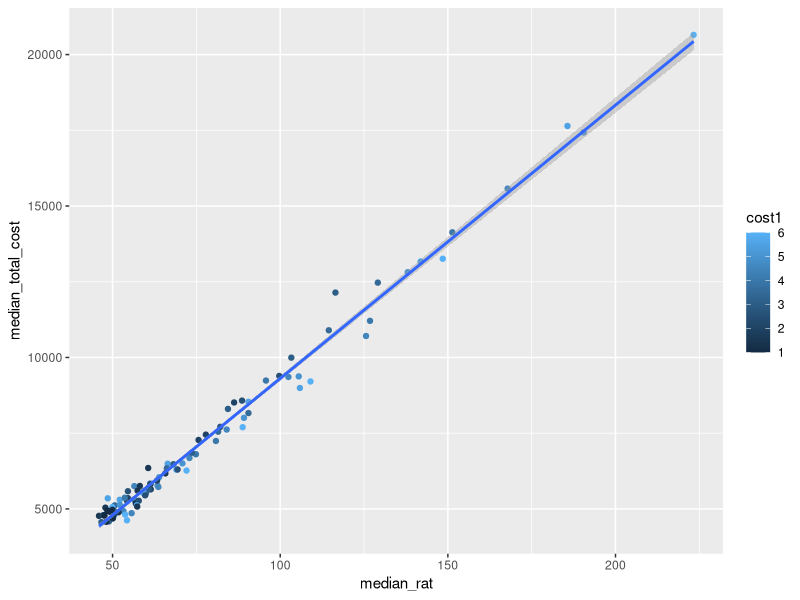
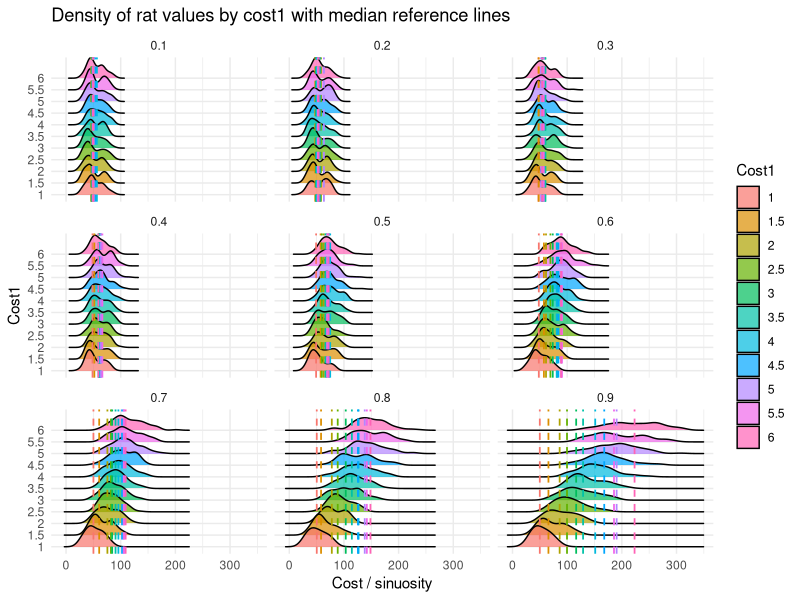
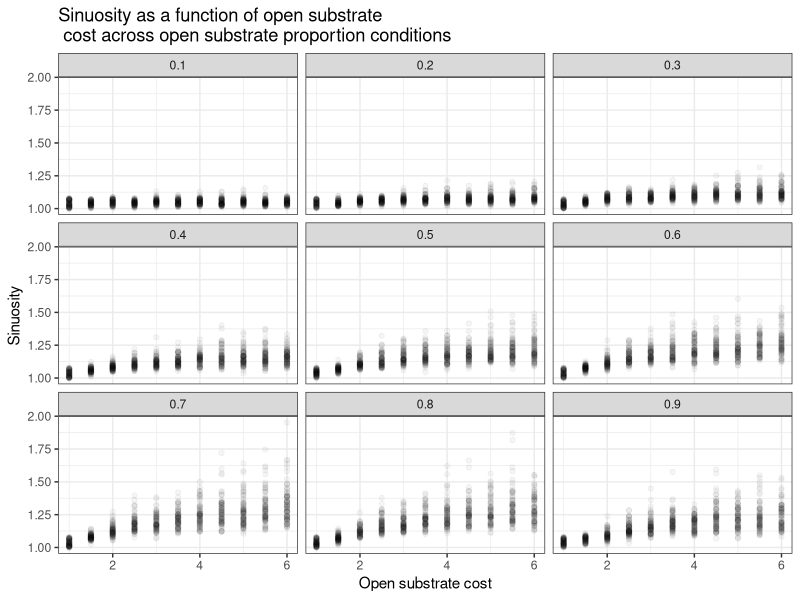
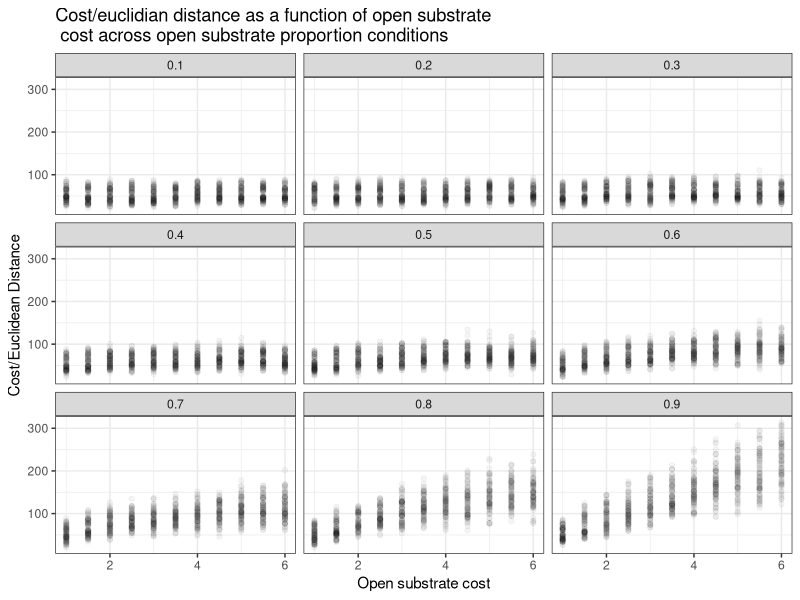
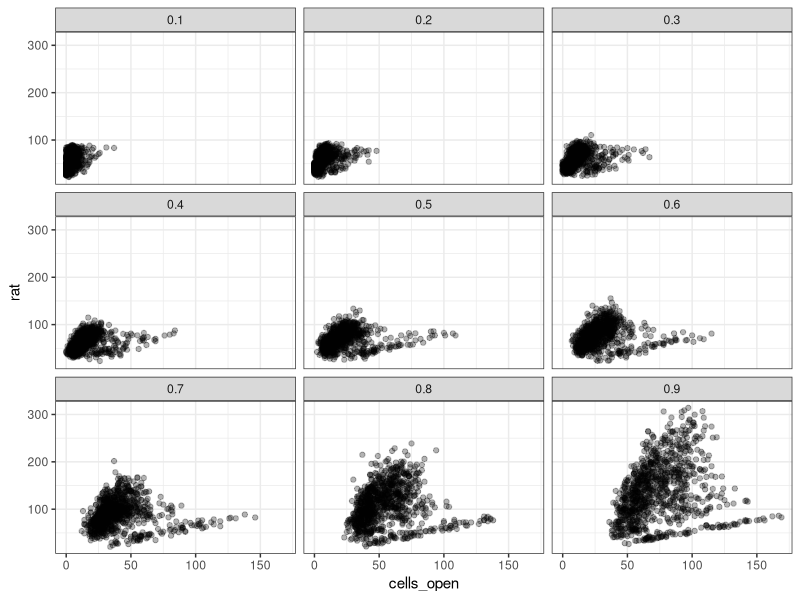
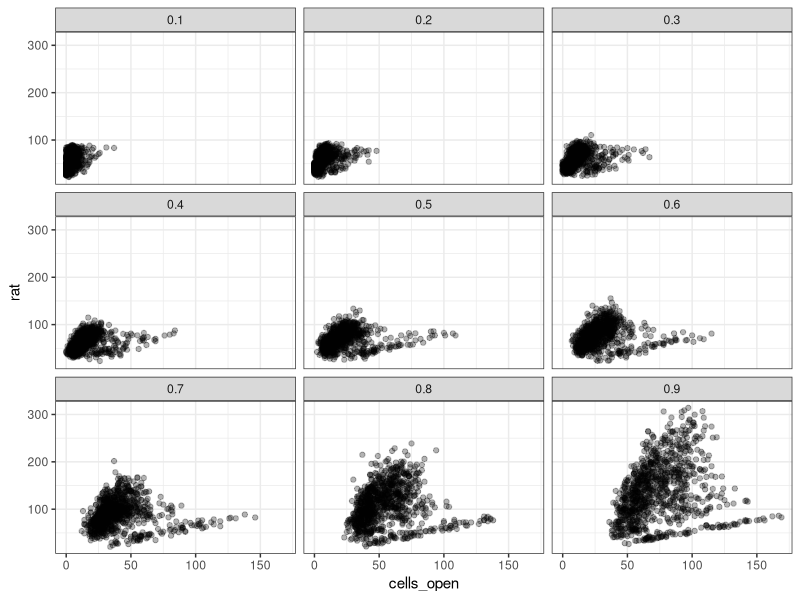
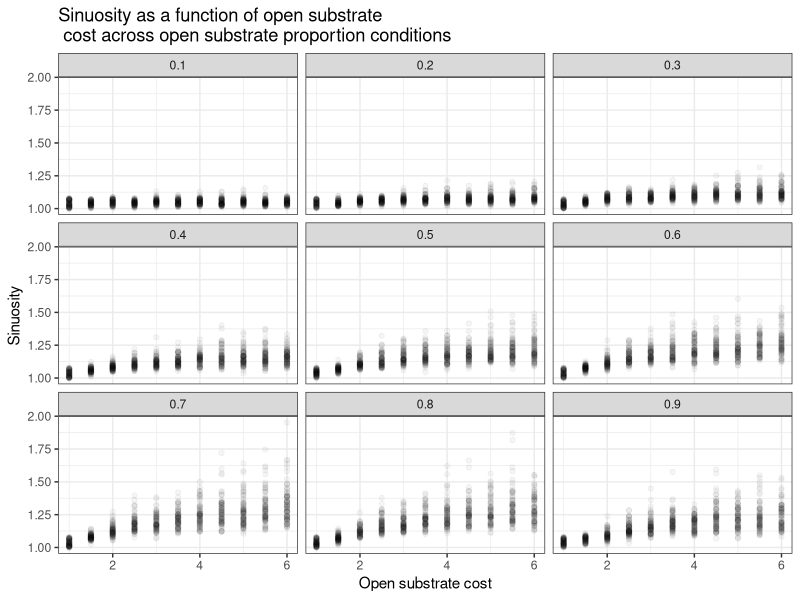
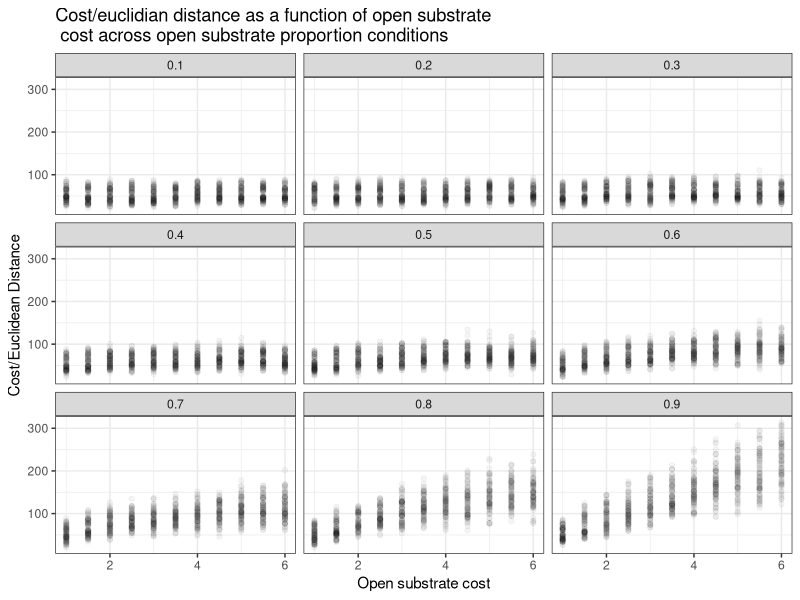

These charts were generated, in order, by the following R code:
library(ggplot2)
library(dplyr)
library(here)
library(ggridges)

setwd(file.path(here::here(),"Model_effect_size/data"))
df <- read.csv("2025_12_10_113234_targ0.1-0.2-0.3-0.4-0.5-0.6-0.7-0.8-0.9_cl_size5_r_size5.csv")

df <- df[df$total_length > 0, ]
df <- df[which(df$total_cost>0),]
df$rat <- df$total_cost / df$euclidean


### RAT is cost per straight line distance.

library(dplyr)

median_table <- df %>%
  group_by(c1_fraction, cost1) %>%
  summarize(
    median_rat = median(rat, na.rm = TRUE),
    median_total_cost = median(total_cost, na.rm = TRUE),
    .groups = "drop"
  )

median_table

ggplot(median_table, aes(x=median_rat,y=median_total_cost,col=cost1))+
  geom_point() +
  #facet_wrap(~cost1)+
  geom_smooth(method="lm")

median_table

library(ggplot2)
library(ggridges)

ggplot(df, aes(x = rat, y = as.factor(cost1), fill = as.factor(cost1))) +
  geom_density_ridges(alpha = 0.7) +
  geom_vline(data = median_table,
             aes(xintercept = median_rat, color = as.factor(cost1)),
             linetype = "dashed", size = 0.6, show.legend = FALSE) +
  facet_wrap(~c1_fraction) +
  labs(x = "Cost / sinuosity", y = "Cost1",
       fill = "Cost1", color = "Cost1",
       title = "Density of rat values by cost1 with median reference lines") +
  theme_minimal()



#Ridge plots. Summarizing model outputs


p<-ggplot(df, aes(y=sinuosity, x=cost1))+facet_wrap(~c1_fraction) +geom_point(alpha=.04) +theme_bw() +
  labs(x = "Open substrate cost", y = "Sinuosity",
     title = "Sinuosity as a function of open substrate \n cost across open substrate proportion conditions") 

p
ggsave("open_cost_on_sinuosity_sim_output.png", dpi=600)

p<-ggplot(df, aes(y=rat, x=cost1))+facet_wrap(~c1_fraction) +geom_point(alpha=.04) +theme_bw() +
  labs(x = "Open substrate cost", y = "Cost/Euclidean Distance",
       title = "Cost/euclidian distance as a function of open substrate \n cost across open substrate proportion conditions") 
p
ggsave("open_cost_on_ratio_sim_output.png", dpi=600)


p<-ggplot(df, aes(x=cells_open, y=rat))+geom_point(alpha=.3)+
  facet_wrap(~c1_fraction) +theme_bw()

p

p<-ggplot(df, aes(x=cells_open, y=rat))+geom_point(alpha=.3)+
  facet_wrap(~c1_fraction) +theme_bw()
p

